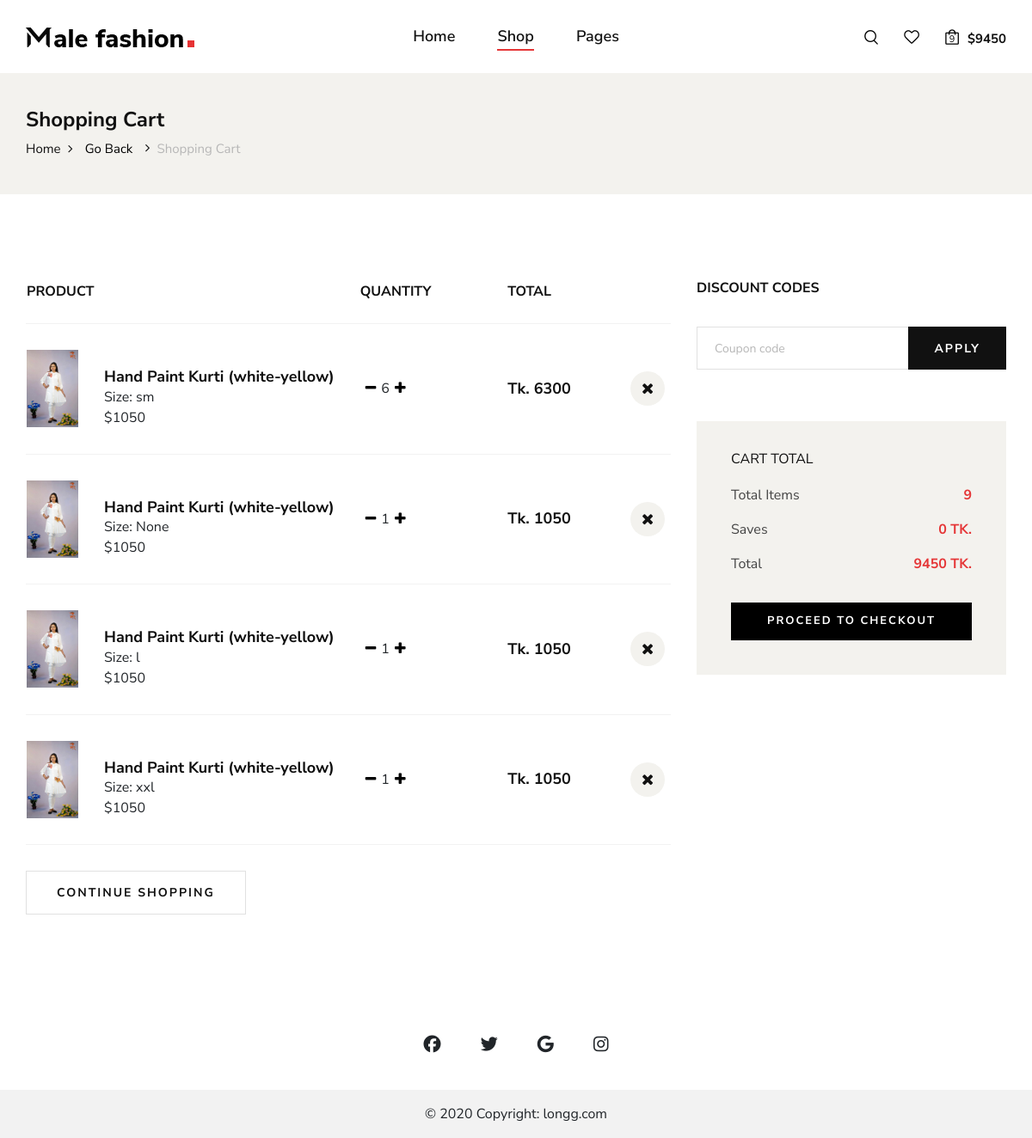
Page /cart/ (signed in) on the earlier database version.
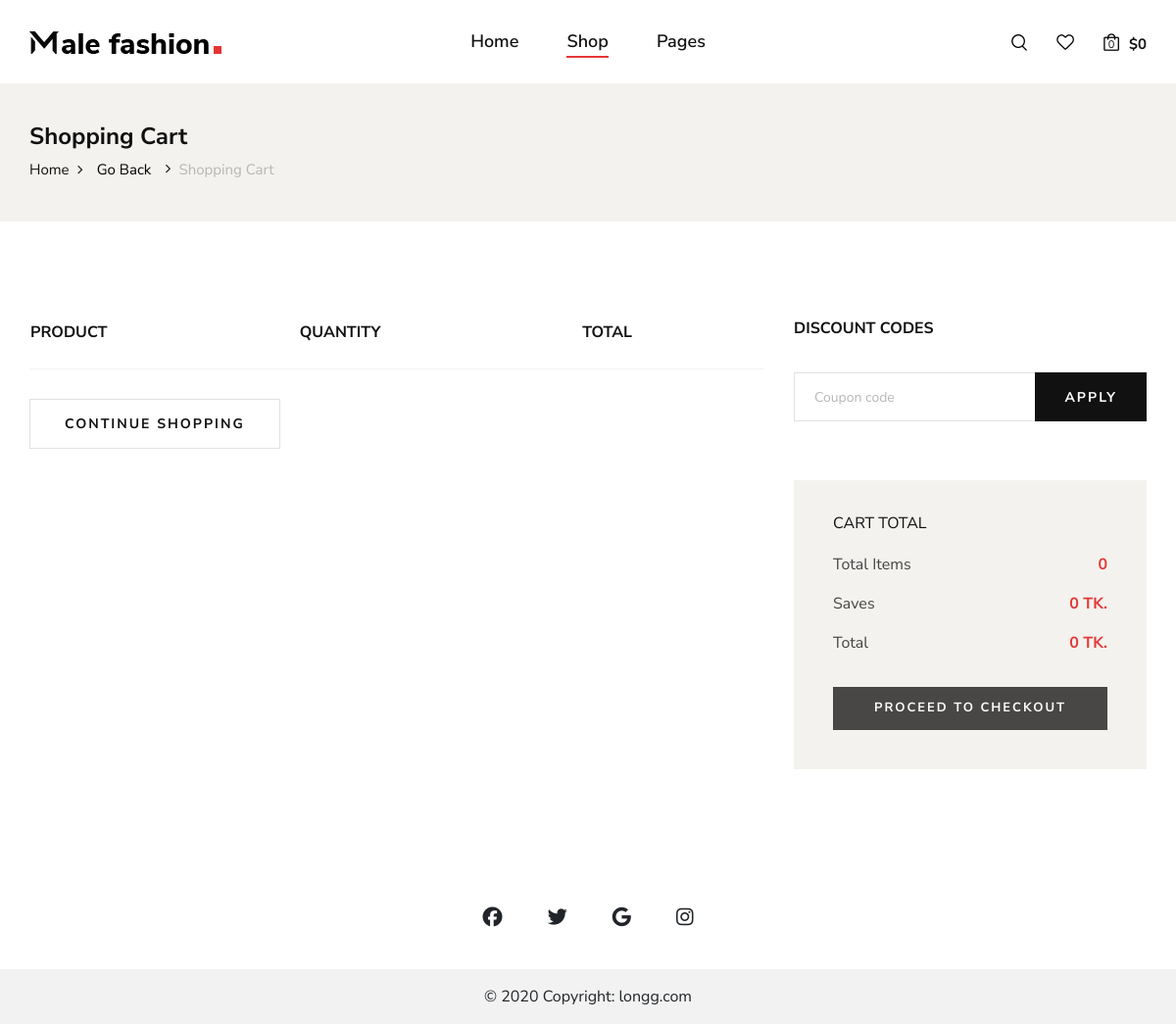
Same page on the later database version.
### shop/models.py (models this page shows, shortened)
class Order(models.Model):
    STATUS_CHOICES = [
        ('not_confirm','not_confirm'),
        ('Pending', 'Pending'),
        ('Processing', 'Processing'),
        ('Shipped', 'Shipped'),
        ('Delivered', 'Delivered'),
        ('Cancelled', 'Cancelled'),
    ]
    user=models.ForeignKey(UserProfile,on_delete=models.SET_NULL,null=True)
    status = models.CharField(max_length=20, choices=STATUS_CHOICES, default='Pending')
    items = models.ManyToManyField('Product', through='OrderItem')
    created_at=models.DateTimeField(default=now,blank=True)
    complete=models.BooleanField(default=False,blank=True)
    order_id=models.CharField(max_length=20,null=True,blank=True)
    coupon=models.BooleanField(default=False,null=True,blank=True)
    coupon_percentange=models.PositiveIntegerField(default=0,null=True,blank=True)
    cancel_reason=models.TextField(null=True,blank=True)
    @property
    def get_total(self):
        order_items = OrderItem.objects.filter(order=self)
        total = sum(item.item_total for item in order_items)
        if self.coupon:
            total-=total*(self.coupon_percentange/100)
        return int(total)
    @property
    def total(self):
        order_items = OrderItem.objects.filter(order=self)
        total = sum(item.item_total for item in order_items)
        return int(total)
    @property
    def total_items(self):
        order_items = OrderItem.objects.filter(order=self)
        total = sum(item.quantity for item in order_items)
        return total

class OrderItem(models.Model):
    product=models.ForeignKey(Product,on_delete=models.CASCADE,null=True)
    quantity=models.IntegerField(default=0)
    order = models.ForeignKey(Order, related_name='order_items',null=True, on_delete=models.CASCADE)
    size=models.CharField(max_length=10,blank=True,null=True)
    @property
    def item_total(self):
        total=self.product.price*self.quantity
        return total

class Product(models.Model):
    name=models.CharField(max_length=100)
    product_code=models.CharField(max_length=100,null=True,blank=True)
    description=models.TextField(null=True,blank=True)
    price = models.IntegerField(default=0)
    productCategory = models.ManyToManyField(ProductCategory)
    image=models.ImageField(upload_to='product-image/',blank=True,null=True)
    image2=models.ImageField(upload_to='product-image/',blank=True,null=True)
    image3=models.ImageField(upload_to='product-image/',blank=True,null=True)
    image4=models.ImageField(upload_to='product-image/',blank=True,null=True)
    arrive_at=models.DateTimeField(default=now,blank=True)
    new_arrival=models.BooleanField(default=False,blank=True)
    tags = TaggableManager()
    in_stock=models.BooleanField(default=True,blank=True)
    @property
    def imageURL(self):
        try:
            url=self.image.url
        except:
            url=''
        return url

### shop/views.py (the view, shortened to what this page needs)
# urls.py: path('cart/',cart, name="cart"),
def cart(request):
    userProfile=get_user(request)
    print(userProfile)
    order,c=Order.objects.get_or_create(user=userProfile,complete=False)
    items=OrderItem.objects.filter(order=order)
    total=items.count()
    coupons=Cuppon.objects.all()
    saves=order.total - order.get_total
    context={
        'total':total,
        'items':items,
        'order':order,
        'userProfile':userProfile,
        'saves':saves
    }
    return render(request,'shop/shopping-cart.html',context)

### shop/models.py (called while the page is built)
    def __str__(self):
        return str(self.user)

### shop/views.py (called while the page is built)
def get_user(request):
    user =None
    if request.user.is_authenticated:
        user=request.user
    else:
        u=create_anonymous_user(request)
        user,c=User.objects.get_or_create(username=u)
    try:
        userprofile, created = UserProfile.objects.get_or_create(user=user)
    except Exception as e:
        print(f"An error occurred: {str(e)}")
    return userprofile

### shop/templates/shop/shopping-cart.html (shortened to what the changed rows need)
<!DOCTYPE html>
{% load static %}
<html lang="zxx">
<head>
    <link rel="stylesheet" href="https://cdnjs.cloudflare.com/ajax/libs/font-awesome/6.5.1/css/all.min.css" />
    <link rel="stylesheet" href="{% static 'shop/css/bootstrap.min.css' %}" type="text/css">
    <link rel="stylesheet" href="{% static 'shop/css/font-awesome.min.css' %}" type="text/css">
    <link rel="stylesheet" href="{% static 'shop/css/elegant-icons.css' %}" type="text/css">
    <link rel="stylesheet" href="{% static 'shop/css/magnific-popup.css' %}" type="text/css">
    <link rel="stylesheet" href="{% static 'shop/css/nice-select.css' %}" type="text/css">
    <link rel="stylesheet" href="{% static 'shop/css/owl.carousel.min.css' %}" type="text/css">
    <link rel="stylesheet" href="{% static 'shop/css/slicknav.min.css' %}" type="text/css">
    <link rel="stylesheet" href="{% static 'shop/css/style.css' %}" type="text/css">
</head>
<body>
    <header class="header">
        <div class="container">
            <div class="row">
                <div class="col-lg-3 col-md-3">
                    <div class="header__nav__option">
                        <a href="#" class="search-switch"><img src="img/icon/search.png" alt=""></a>
                        <a href="#"><img src="img/icon/heart.png" alt=""></a>
                        <a href="{% url 'cart' %}"><img src="{% static 'shop/img/icon/cart.png' %}" alt=""> <span>{{order.total_items}}</span></a>
                        <div class="price">${{order.get_total}}</div>
                    </div>
                </div>
            </div>
        </div>
    </header>
    <section class="shopping-cart spad">
        <div class="container">
            <div class="row">
                <div class="col-lg-8">
                    <div class="shopping__cart__table">
                        <table>
                            <thead>
                                <tr>
                                    <th>Product</th>
                                    <th>Quantity</th>
                                    <th>Total</th>
                                    <th></th>
                                </tr>
                            </thead>
                            <tbody>
                            {% for item in items %}
                                <tr>
                                    <td class="product__cart__item">
                                        <div class="product__cart__item__pic">
                                            <img src="{{item.product.imageURL}}" height="90" width="auto" alt="">
                                        </div>
                                        <div class="product__cart__item__text">
                                            <h5>{{item.product.name}}</h5>
                                            <span>Size: {{item.size}}</span>
<br>
                                            <span>${{item.product.price}}</span>
                                        </div>
                                    </td>
                                    <td class="quantity__item">
                                        <div class="quantity">
                                            <form method="post" action="{% url 'update_item' %}">
                                            <button type="submit" class="btn-number"  style="border: none;background: none;" >
                                            <i class="fa fa-minus"></i>
                                            </button>
                                            </form>
                                            <span>{{item.quantity}}</span>
                                            <form method="post" action="{% url 'update_item' %}">
                                            <button type="submit" class="btn-number"  style="border: none;background: none;">
                                            <i class="fa fa-plus"></i>
                                            </button>
                                            </form>
                                        </div>
                                    </td>
                                    <td class="cart__price">Tk. {{item.item_total}}</td>
                                    <td class="cart__close">
                                        <form method="post" action="{% url 'update_item' %}">
                                        <button type="submit" class="btn-number"  style="border: none;background: none;">
                                        <i class="fa fa-close"></i>
                                        </button>
                                        </form>
                                    </td>
                                </tr>
                            {% endfor %}
                            </tbody>
                        </table>
                    </div>
                </div>
                <div class="col-lg-4">
                    <div class="cart__total">
                        <h6>Cart total</h6>
                        <ul>
                            <li>Total Items <span>{{order.total_items}}</span></li>
                            <li>Saves <span>{{saves}} TK.</span></li>
                            <li>Total <span>{{order.get_total}} TK. </span></li>
                        </ul>
                        {% if order.total_items %}
                        <a href="{% url 'checkout' %}" class="primary-btn" >Proceed to checkout</a>
                        {% else %}
                        <a href="#" class="primary-btn" style="opacity: .7; cursor:none">Proceed to checkout</a>
                        {% endif %}
                    </div>
                </div>
            </div>
        </div>
    </section>
</body>
</html>

Differences in the rows shown:
removed Order: total_items "9", get_total "9450"
removed OrderItem: product.imageURL (picture), product.name "Hand Paint Kurti (white-yellow)", size "sm", product.price "1050", quantity "6", item_total "6300"
removed OrderItem: product.imageURL (picture), product.name "Hand Paint Kurti (white-yellow)", size "None", product.price "1050", quantity "1", item_total "1050"
removed OrderItem: product.imageURL (picture), product.name "Hand Paint Kurti (white-yellow)", size "l", product.price "1050", quantity "1", item_total "1050"
removed OrderItem: product.imageURL (picture), product.name "Hand Paint Kurti (white-yellow)", size "xxl", product.price "1050", quantity "1", item_total "1050"
added Order: total_items "0", get_total "0"
